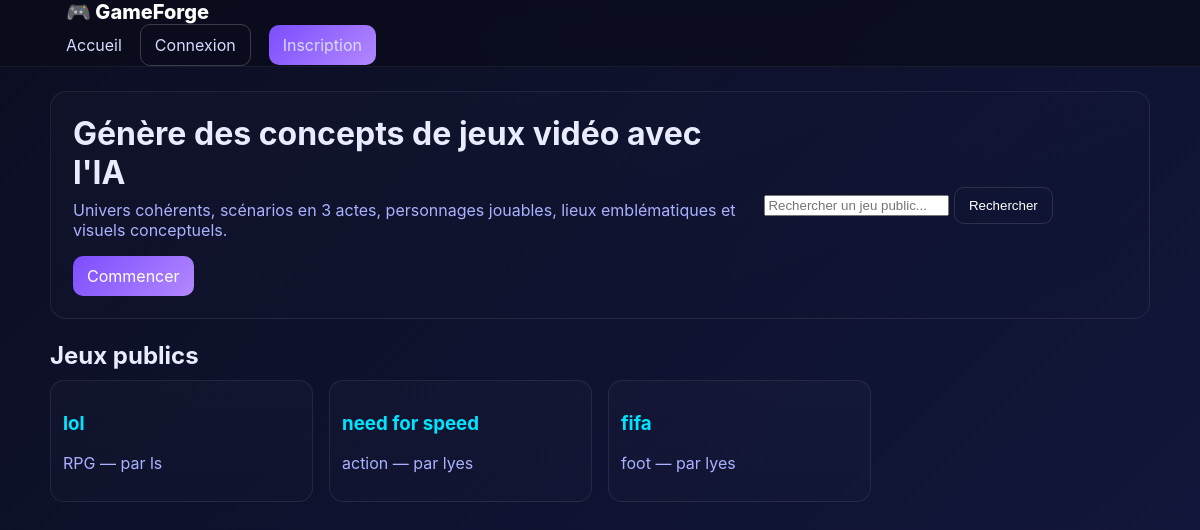
The page / on the database its author committed.
### core/models.py (models this page shows, shortened)
class GameProject(models.Model):
    author = models.ForeignKey(User, on_delete=models.CASCADE, related_name="projects")
    title = models.CharField(max_length=200)
    slug = models.SlugField(max_length=220, unique=True, blank=True)
    genre = models.CharField(max_length=100)
    ambiance = models.CharField(max_length=200, blank=True)
    keywords = models.TextField(blank=True)
    references = models.TextField(blank=True)
    is_public = models.BooleanField(default=False)
    generated = models.JSONField(null=True, blank=True)
    image_character = models.ImageField(upload_to="generated/characters/", null=True, blank=True)
    image_environment = models.ImageField(upload_to="generated/environments/", null=True, blank=True)
    created_at = models.DateTimeField(auto_now_add=True)
    updated_at = models.DateTimeField(auto_now=True)
    def get_absolute_url(self):
        return reverse("core:project_detail", args=[self.slug])

### core/views.py (the view)
# urls.py: path("", views.HomeView.as_view(), name="home"),
class HomeView(ListView):
    model = GameProject
    template_name = "core/home.html"
    context_object_name = "projects"
    paginate_by = 12
    def get_queryset(self):
        return GameProject.objects.filter(is_public=True).order_by("-created_at")

### core/templates/core/home.html (shortened to what this page needs)
{% extends "core/base.html" %}
{% block content %}
<section class="hero">
  <div class="hero-content">
    <h1>Génère des concepts de jeux vidéo avec l'IA</h1>
    <p>Univers cohérents, scénarios en 3 actes, personnages jouables, lieux emblématiques et visuels conceptuels.</p>
    <div class="hero-buttons">
      {% if user.is_authenticated %}
        <a class="btn primary" href="{% url 'core:create' %}">Créer un projet</a>
        <a class="btn secondary" href="{% url 'core:explore_free' %}">Exploration libre</a>
      {% else %}
        <a class="btn primary" href="{% url 'accounts:signup' %}">Commencer</a>
      {% endif %}
    </div>
  </div>
  <form class="search-form" method="get" action="{% url 'core:search' %}">
    <input type="text" name="q" value="{{ search|default:'' }}" placeholder="Rechercher un jeu public..." aria-label="Rechercher un jeu public">
    <button type="submit" class="btn">Rechercher</button>
  </form>
</section>
<section class="public-projects">
  <h2 class="section-title">Jeux publics</h2>
  <div class="grid">
    {% for p in projects %}
    <div class="card">
      <a href="{{ p.get_absolute_url }}">
        <div class="card-body">
          <h3>{{ p.title|default:"Sans titre" }}</h3>
          <p class="muted">{{ p.genre|default:"Non spécifié" }} — par {{ p.author.username }}</p>
        </div>
      </a>
    </div>
    {% empty %}
      <p class="no-projects muted">Aucun jeu public pour l'instant.</p>
    {% endfor %}
  </div>
</section>
{% endblock %}

### static/css/app.css (style rules this page uses)
:root { --bg:#0f1226; --panel:#15193a; --card:#1a1f4a; --text:#e9ebff; --muted:#aab1ff; --primary:#7c4dff; --primary-2:#b388ff; --accent:#00e5ff; --ok:#00e676; --danger:#ff5252; --ring: rgba(124,77,255,.35); }
* { box-sizing:border-box }
html,body { margin:0;padding:0;background:linear-gradient(135deg,#0b0e22,#12163a);color:var(--text);font-family:Inter,system-ui,Segoe UI,Arial,sans-serif }
a { color:var(--accent);text-decoration:none }
.btn { display:inline-flex;align-items:center;gap:8px;padding:10px 14px;border-radius:10px;border:1px solid rgba(255,255,255,.12);background:transparent;color:#fff;cursor:pointer;transition:.2s }
.btn.primary { background:linear-gradient(135deg,var(--primary),var(--primary-2));border:none;box-shadow:0 0 0 0 var(--ring) }
.hero { display:grid;grid-template-columns:1.3fr .7fr;gap:18px;align-items:center;border:1px solid rgba(255,255,255,.08);background:linear-gradient(160deg, rgba(255,255,255,.02), transparent);border-radius:16px;padding:22px }
.hero h1 { margin:0 0 8px;font-size:32px }
.hero p { margin:0 0 16px;color:var(--muted) }
.section-title { margin:22px 0 10px }
.grid { display:grid;grid-template-columns:repeat(auto-fill,minmax(240px,1fr));gap:16px }
.card { display:block;border:1px solid rgba(255,255,255,.08);background:linear-gradient(180deg, rgba(255,255,255,.02), rgba(255,255,255,.01));border-radius:14px;overflow:hidden;transition:.2s }
.card-body { padding:12px }
.muted { color:var(--muted) }

### rows shown on the page
GameProject: title "lol", genre "RPG", author.username "ls"
GameProject: title "need for speed", genre "action", author.username "lyes"
GameProject: title "fifa", genre "foot", author.username "lyes"
